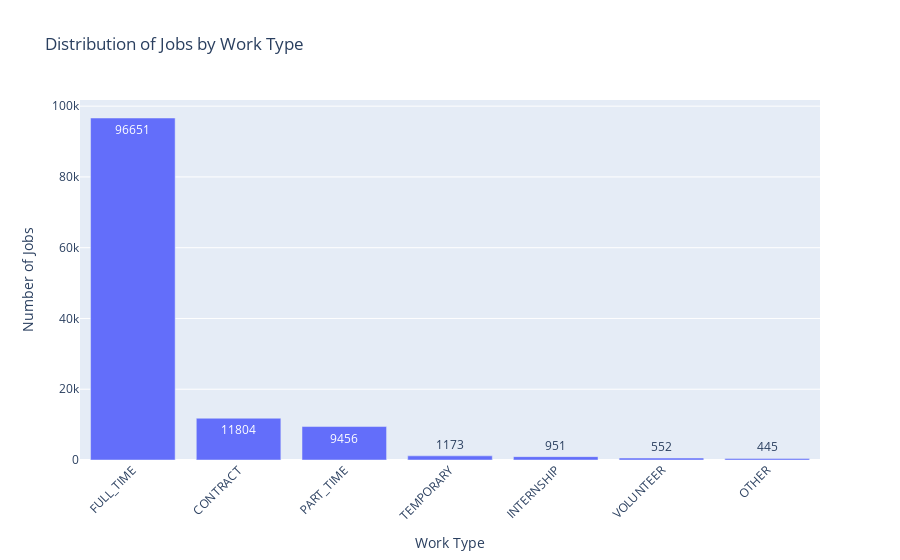

Notebook cell for this chart:
### Code cell
# Group by work_type and count the number of jobs in each type
work_type_counts = df_job_postings.groupby('work_type')['job_id'].count().reset_index()

# Sort the work type counts in descending order
work_type_counts = work_type_counts.sort_values('job_id', ascending=False)

# Create a bar chart to visualize the distribution of jobs by work type
fig = px.bar(
    work_type_counts,
    x='work_type',
    y='job_id',
    title='Distribution of Jobs by Work Type',
    labels={'work_type': 'Work Type', 'job_id': 'Number of Jobs'},
    text='job_id'
)

fig.update_layout(xaxis_tickangle=-45)
fig.show("vscode")

### Figure 1 — Plotly figure (JSON) as saved in the notebook; plotly's stock layout.template omitted (floating-point values rounded to 4 significant figures)
{"data": [{"alignmentgroup": "True", "hovertemplate": "Work Type=%{x}<br>Number of Jobs=%{text}<extra></extra>", "legendgroup": "", "marker": {"color": "#636efa", "pattern": {"shape": ""}}, "name": "", "offsetgroup": "", "orientation": "v", "showlegend": false, "text": [96651, 11804, 9456, 1173, 951, 552, 445], "textposition": "auto", "type": "bar", "x": ["FULL_TIME", "CONTRACT", "PART_TIME", "TEMPORARY", "INTERNSHIP", "VOLUNTEER", "OTHER"], "xaxis": "x", "y": [96651, 11804, 9456, 1173, 951, 552, 445], "yaxis": "y"}], "layout": {"barmode": "relative", "legend": {"tracegroupgap": 0}, "title": {"text": "Distribution of Jobs by Work Type"}, "xaxis": {"anchor": "y", "domain": [0, 1], "tickangle": -45, "title": {"text": "Work Type"}}, "yaxis": {"anchor": "x", "domain": [0, 1], "title": {"text": "Number of Jobs"}}}}
